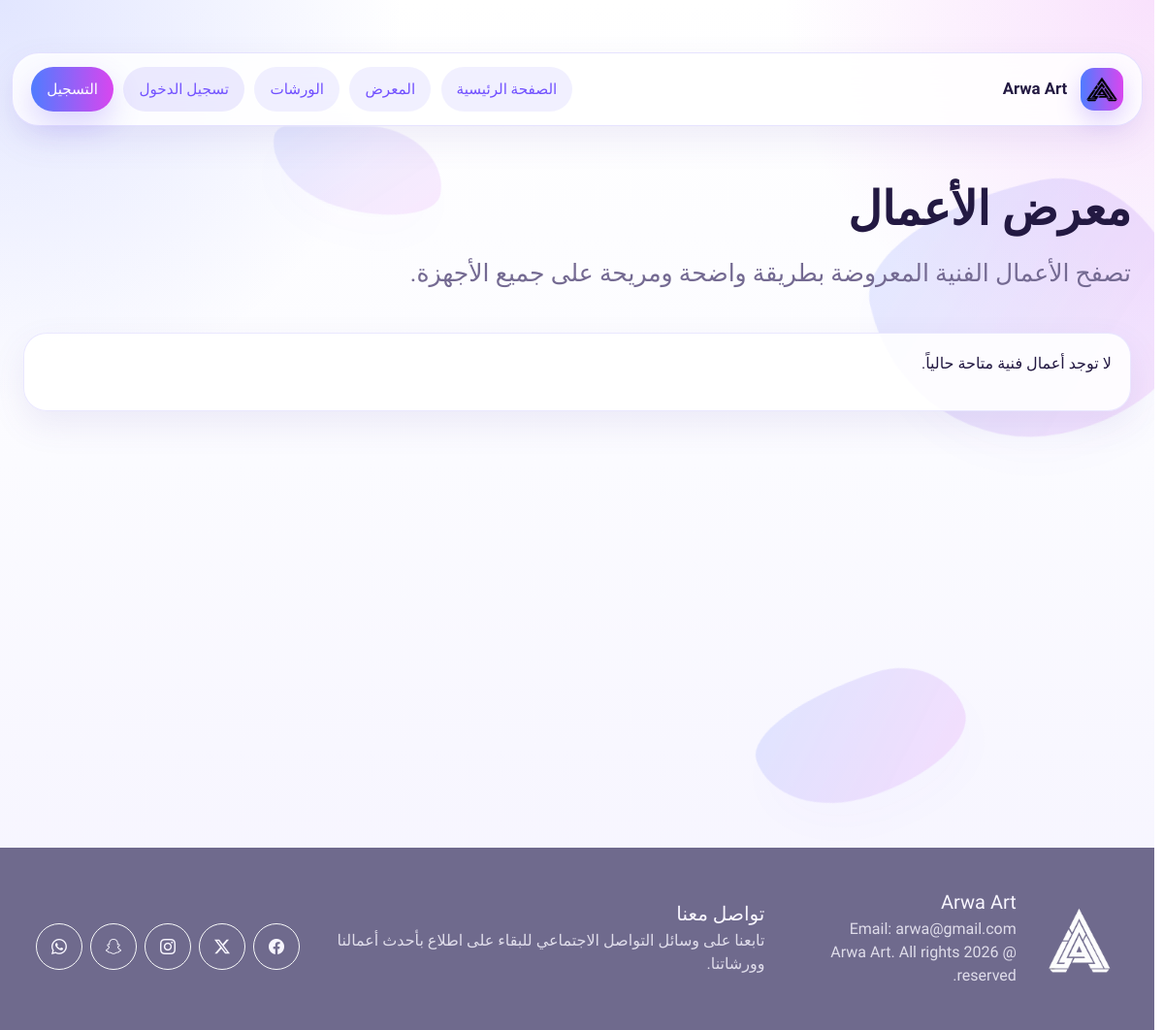
The app's page /gallery/, older data.
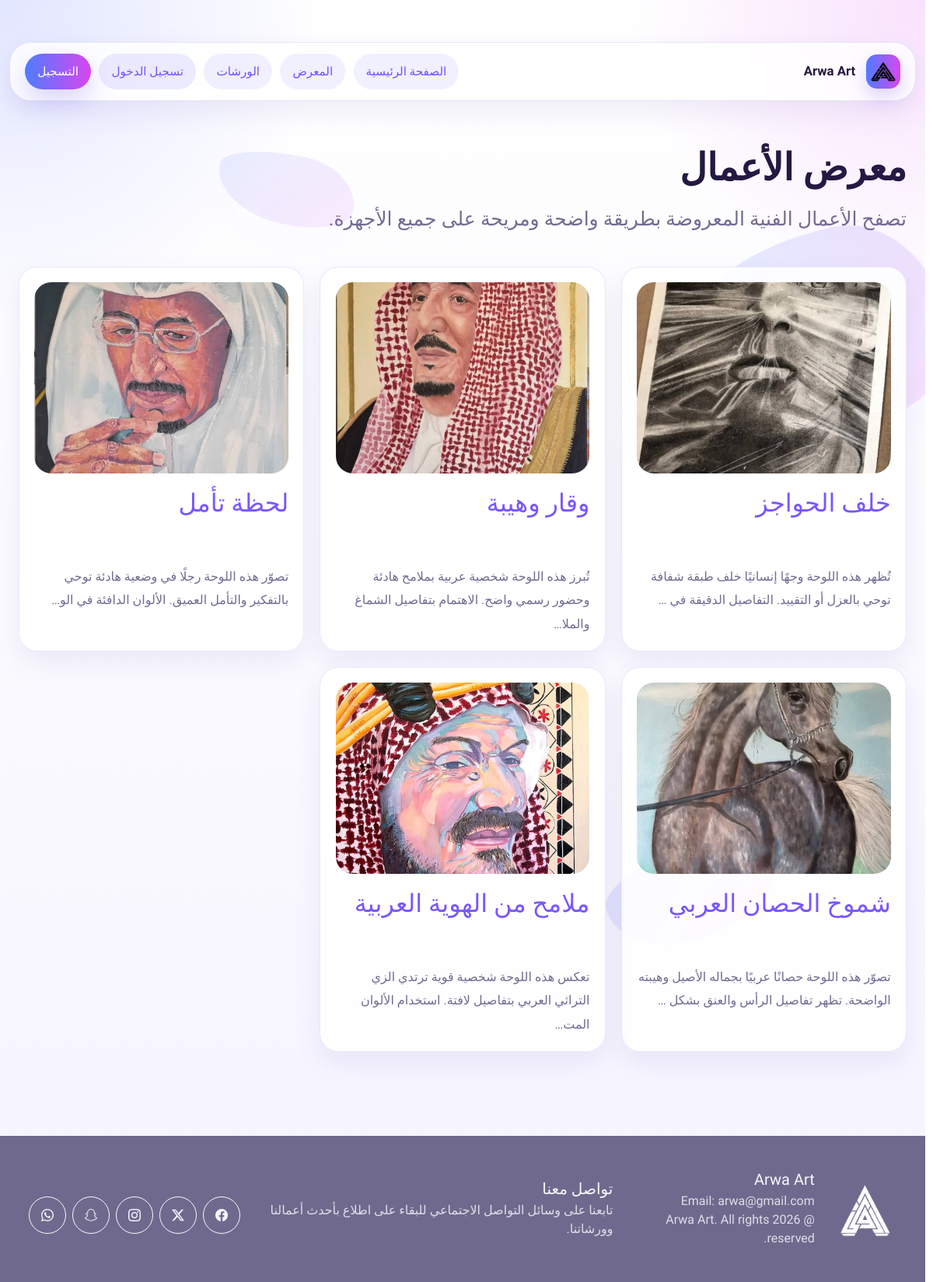
The same page, newer data.
### gallery/models.py (models this page shows, shortened)
class Painting(models.Model):
    title = models.CharField(max_length=100, unique=True, null=False, blank=False)
    picture = models.ImageField(upload_to="paintings/", null=False, blank=False)
    description = models.TextField(null=True, blank=True)
    date = models.DateTimeField(auto_now_add=True)
    is_active = models.BooleanField(default=True)

### gallery/views.py (the view)
# urls.py: path("gallery/", include("gallery.urls")),
def gallery(request):
    painting = Painting.objects.filter(is_active=True)
    return render(request, "gallery/gallery.html",{
        "painting": painting,
        "user": request.user
    })

### gallery/templates/gallery/gallery.html (shortened to what this page needs)
{% extends "accounts/layout.html" %}
{% block body %}
    <section class="stack">
        <div>
            <h1 class="page-title">معرض الأعمال</h1>
            <p class="page-subtitle">تصفح الأعمال الفنية المعروضة بطريقة واضحة ومريحة على جميع الأجهزة.</p>
        </div>
        {% if painting %}
            <div class="card-grid">
                {% for paint in painting %}
                    <article class="content-card gallery-card">
                        <a class="card-media" href="{% url 'painting_detail' paint.id %}">
                            <img src="{{ paint.picture.url }}" alt="{{ paint.title }}">
                        </a>
                        <div class="card-body">
                            <a href="{% url 'painting_detail' paint.id %}">
                                <h2>{{ paint.title}}</h2>
                            </a>
                            <p>{{ paint.description|truncatechars:90 }}</p>
                        </div>
                    </article>
                {% endfor %}
            </div>
        {% else %}
            <div class="content-card">
                <p>لا توجد أعمال فنية متاحة حالياً.</p>
            </div>
        {% endif %}
    </section>
{% endblock %}

### accounts/templates/accounts/layout.html (shortened to what this page needs)
﻿{% load static %}
<!DOCTYPE html>
<html lang="ar" dir="rtl">
<head>
    <link href="https://cdn.jsdelivr.net/npm/bootstrap@5.3.3/dist/css/bootstrap.min.css" rel="stylesheet"
>
    <link href="https://cdn.jsdelivr.net/npm/bootstrap-icons@1.11.3/font/bootstrap-icons.min.css" rel="stylesheet">
    <link rel="stylesheet" href="https://unpkg.com/aos@2.3.1/dist/aos.css">
    <link rel="stylesheet" href="{% static 'accounts/site.css' %}">
</head>
<body class="d-flex flex-column min-vh-100">
    <div class="decor-layer" aria-hidden="true">
        <span class="decor-orb decor-orb--one"></span>
        <span class="decor-orb decor-orb--three"></span>
        <span class="decor-orb decor-orb--four"></span>
    </div>
    <div class="site-shell">
        <header class="site-header">
            <div class="brand">
                <img class="brand-mark" src="{% static 'accounts/pic/logo.png' %}" alt="Arwa Art Logo">
                <div class="brand-copy">
                    <strong>Arwa Art</strong>
                </div>
            </div>
            <nav class="site-nav">
                <a href="{% url 'index' %}">الصفحة الرئيسية</a>
                <a href="{% url 'gallery' %}">المعرض</a>
                <a href="{% url 'workshop_list' %}">الورشات</a>
                {% if user.is_authenticated %}
                <span class="pill">مرحبا, {{ user.username }}</span>
                <form action="{% url 'logout' %}" method="post">
                    {% csrf_token %}
                    <button type="submit">تسجيل الخروج</button>
                </form>
                {% else %}
                <a class="button-link secondary" href="{% url 'login' %}">تسجيل الدخول</a>
                <a class="button-link primary" href="{% url 'register' %}">التسجيل</a>
                {% endif %}
            </nav>
        </header>
        <main class="page-card">
            {% block body %}{% endblock %}
        </main>
    </div>
    <footer class="background-footer mt-auto">
        <div class="container py-4">
            <div class="d-flex flex-column flex-md-row align-items-center justify-content-between gap-4">
                <div class="text-center text-md-start site-footer-brand-image">
                    <img src="{% static 'accounts/pic/logo_white2.png' %}" alt="Arwa Art Logo">
                </div>
                <div class="text-center text-md-end">
                    <h5 class="mb-1">Arwa Art</h5>
                    <p class="mb-0 footer-copy"> Email: arwa@gmail.com</p>
                    <p class="mb-0 footer-copy"> @ 2026 Arwa Art. All rights reserved.</p>
                </div>
                <div>
                    <h5 class="mb-1">تواصل معنا</h5>
                    <p class="mb-0 footer-copy">تابعنا على وسائل التواصل الاجتماعي للبقاء على اطلاع بأحدث أعمالنا وورشاتنا.</p>
                </div>
                <div class="d-flex align-items-center justify-content-center gap-2 mt-3">
                    <a class="btn btn-outline-light rounded-circle footer-social" href="https://www.facebook.com/share/1D8p7sbP5t/?mibextid=wwXIfr" aria-label="Facebook">
                        <i class="bi bi-facebook"></i>
                    </a>
                    <a class="btn btn-outline-light rounded-circle footer-social" href="https://x.com/arwa_artist_?s=21" aria-label="Twitter">
                        <i class="bi bi-twitter-x"></i>
                    </a>
                    <a class="btn btn-outline-light rounded-circle footer-social"
                        href="https://www.instagram.com/arwa_artist_2017/" target="_blank" rel="noopener noreferrer"
                        aria-label="Instagram">
                        <i class="bi bi-instagram"></i>
                    </a>
                    <a class="btn btn-outline-light rounded-circle footer-social"
                        href="https://snapchat.com/t/rT3IeMey" target="_blank" rel="noopener noreferrer"
                        aria-label="Snapchat">
                        <i class="bi bi-snapchat"></i>
                    </a>
                    <a class="btn btn-outline-light rounded-circle footer-social"
                        href="https://wa.me/your-number" target="_blank" rel="noopener noreferrer"
                        aria-label="WhatsApp">
                        <i class="bi bi-whatsapp"></i>
                    </a>
                </div>
            </div>
        </div>
    </footer>
</body>
</html>

Row changes from the older to the newer data that the page shows:
added Painting: picture (picture), title "خلف الحواجز", description "تُظهر هذه اللوحة وجهًا إنسانيًا خلف طبقة شفافة توحي بالعزل أو التقييد. التفاصيل الدقيقة في …"
added Painting: picture (picture), title "وقار وهيبة", description "تُبرز هذه اللوحة شخصية عربية بملامح هادئة وحضور رسمي واضح. الاهتمام بتفاصيل الشماغ والملا…"
added Painting: picture (picture), title "لحظة تأمل", description "تصوّر هذه اللوحة رجلًا في وضعية هادئة توحي بالتفكير والتأمل العميق. الألوان الدافئة في الو…"
added Painting: picture (picture), title "شموخ الحصان العربي", description "تصوّر هذه اللوحة حصانًا عربيًا بجماله الأصيل وهيبته الواضحة. تظهر تفاصيل الرأس والعنق بشكل …"
added Painting: picture (picture), title "ملامح من الهوية العربية", description "تعكس هذه اللوحة شخصية قوية ترتدي الزي التراثي العربي بتفاصيل لافتة. استخدام الألوان المت…"
Text that changed along with them:
text no longer shown: "لا توجد أعمال فنية متاحة حالياً."
